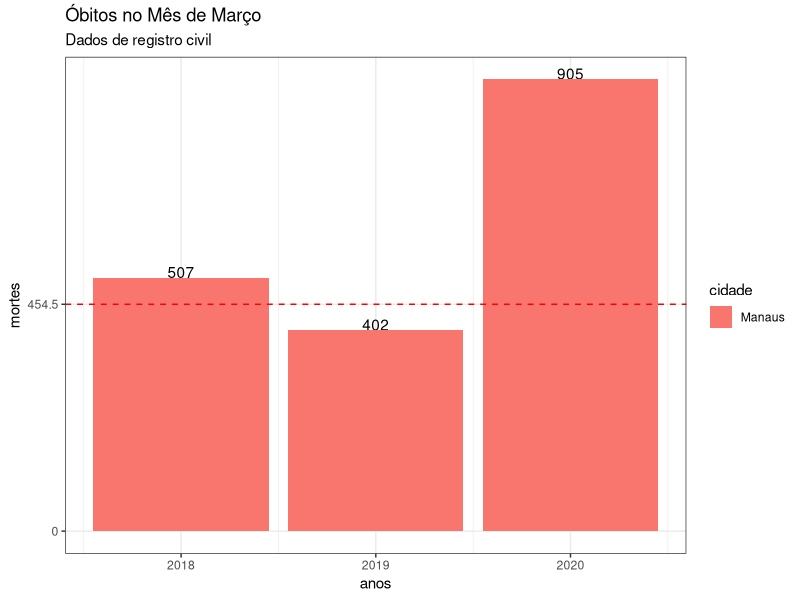
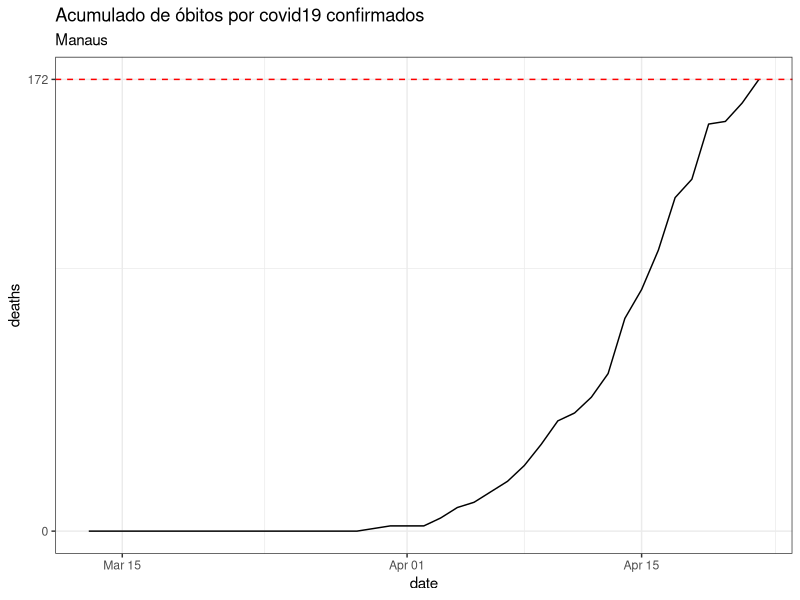

Reproduce these figures in R, in order.
library(tidyverse)
library(reshape)
library(tidyr)
library(lubridate)
anos <- c(2018,2019,2020)
mortessp <- c(6769,6734,7755)
mortesma <- c(507,402,905)

df <- data.frame(anos = anos, `São Paulo` = mortessp, Manaus = mortesma)
obitos_registros <- gather(df, cidade, mortes, `São.Paulo`:Manaus, factor_key=TRUE)

casos = read.csv("caso.csv")
mean_deaths <- obitos_registros %>% 
   filter(cidade=="Manaus",
          anos %in% c(2018,2019)) %>%
   select(mortes)
p1 <- obitos_registros %>% 
   filter(cidade=="Manaus") %>%
   ggplot(aes(x = anos, y = mortes, fill=cidade)) +
   geom_text(aes(x = anos, y = mortes, label = mortes, vjust = 0)) +
   geom_bar(stat="identity") + 
   labs(title = "Óbitos no Mês de Março", 
        subtitle = "Dados de registro civil")+
   theme_bw()+
   geom_hline(yintercept=as.numeric(mean(mean_deaths$mortes)), linetype="dashed", color = "red")+
   scale_y_continuous(breaks = c(pretty(obitos_registros$mortes), as.numeric(mean(mean_deaths$mortes))), 
                      labels = c(pretty(obitos_registros$mortes), as.numeric(mean(mean_deaths$mortes))))

png("mortes_em_manaus.png",width=3200,height=1800,res=300)
print(p1)
dev.off()

max_deaths <- casos %>% 
   filter(city == "Manaus") %>%
   filter(is_last == "True") %>%
   select(deaths)
min_date <- casos %>% 
   filter(city == "Manaus") %>%
   filter(ymd(date) == min(ymd(date))) %>%
   select(date)
p2 <- casos %>% filter(city == "Manaus") %>%
   mutate(date = ymd(date)) %>%
   ggplot(aes(x = date, y = deaths)) +
   geom_line() + 
   theme_bw()+
   labs(title = "Acumulado de óbitos por covid19 confirmados",
        subtitle = "Manaus")+
   geom_hline(yintercept=as.numeric(max_deaths), linetype="dashed", color = "red")+
   scale_y_continuous(breaks = c(pretty(casos$deaths), as.numeric(max_deaths)), 
                      labels = c(pretty(casos$deaths), as.numeric(max_deaths)))
   
png("mortes_confirmadas_covid19_manaus.png",width=3200,height=1800,res=300)
print(p2)
dev.off()
